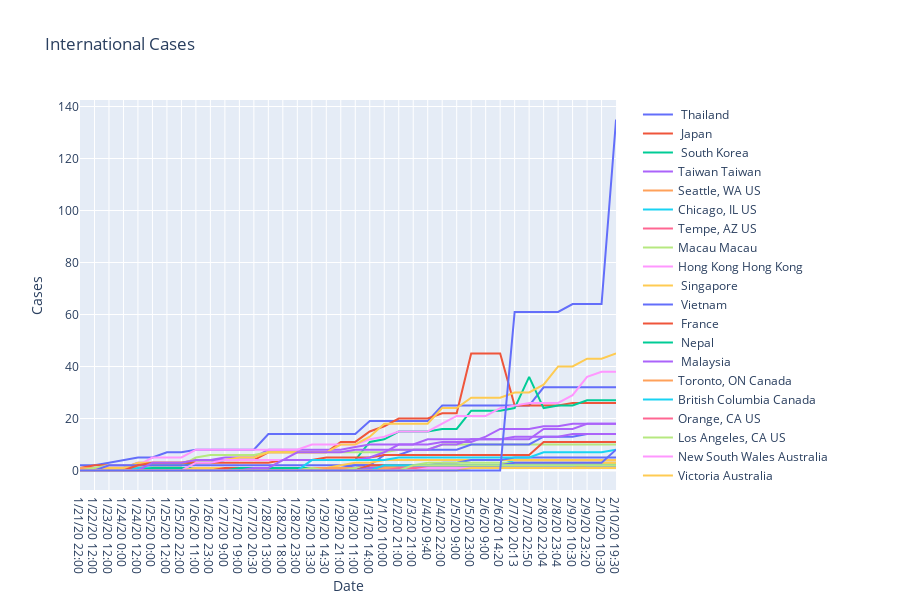

The code cell stored with this chart in its notebook:
### Code cell
#aggregate by country
#final_df_international
#final_df
#final_df_country=final_df.groupby('Country/Region')  




import plotly.express as px


fig = px.line(final_df_international,title="International Cases", x="Date", y="Cases", color="name", line_group="name", hover_name="name",render_mode="svg")
fig.for_each_trace(lambda t: t.update(name=t.name.replace("name=", "")))
fig.show()
